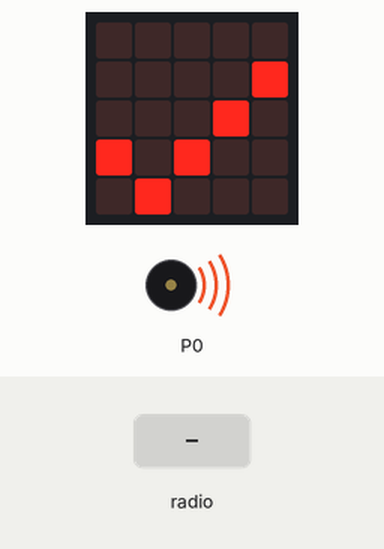
Recording of a program running on a simulated BBC micro:bit (MakeCode). Shown: the board's 5×5 LED display, buzzer (waves = sounding). Inputs (shaded band) come from the test bench. What the program prints to the serial console is not drawn.

Above: at 0.7 s.
At 2.7 s:
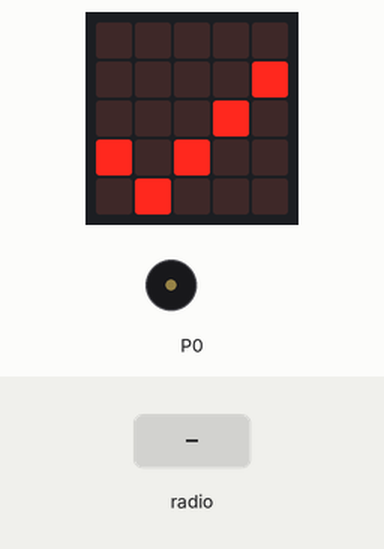
2.8 s: radio message "1" arrives
Timing chart, 0 to 5.8 s (numbered marks = the images above; inputs shaded):
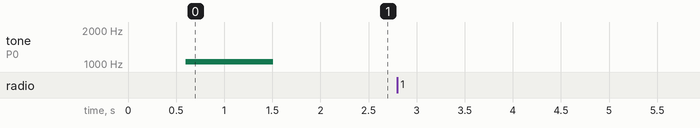

The program:

main.ts
```typescript
basic.showIcon(IconNames.Yes)
music.playMelody("C6 C6 c6", 200)
radio.setGroup(1)
// led.plot_bar_graph(receivedNumber, 1024)
radio.onReceivedNumber(function on_received_number(receivedNumber: number) {
    //  serial.write_value("Acc", receivedNumber)
    serial.writeNumber(receivedNumber)
    serial.writeString("\n")
})
```

test.ts
```typescript
// 테스트는 여기로 이동합니다; 이 패키지가 확장으로 사용될 때 컴파일되지 않을 것 입니다.
```

Measured:
- after the input at 2.8 s, every drawn part: stays the same
